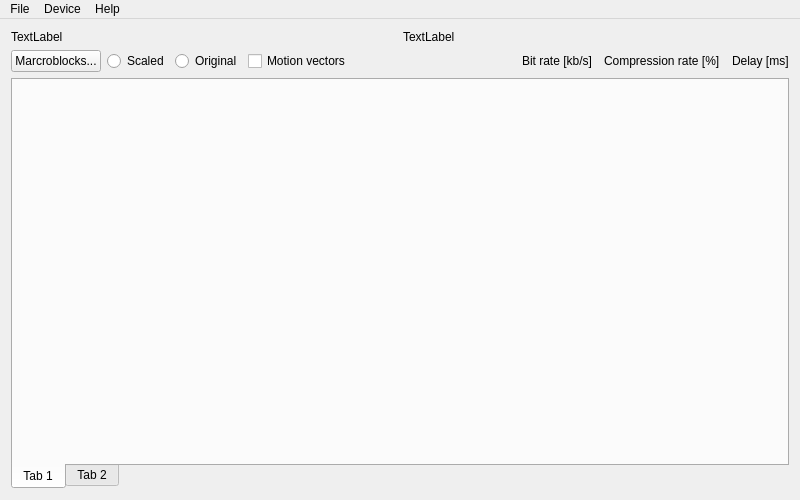
<?xml version="1.0" encoding="UTF-8"?>
<ui version="4.0">
 <class>CodecPreview</class>
 <widget class="QMainWindow" name="CodecPreview">
  <property name="enabled">
   <bool>true</bool>
  </property>
  <property name="geometry">
   <rect>
    <x>0</x>
    <y>0</y>
    <width>800</width>
    <height>500</height>
   </rect>
  </property>
  <property name="windowTitle">
   <string>CodecPreview</string>
  </property>
  <widget class="QWidget" name="centralWidget">
   <layout class="QVBoxLayout" name="verticalLayout">
    <item>
     <layout class="QHBoxLayout" name="horizontalLayout">
      <property name="bottomMargin">
       <number>0</number>
      </property>
      <item>
       <widget class="QLabel" name="rawVideo">
        <property name="text">
         <string>TextLabel</string>
        </property>
       </widget>
      </item>
      <item>
       <widget class="QLabel" name="encodedVideo">
        <property name="text">
         <string>TextLabel</string>
        </property>
       </widget>
      </item>
     </layout>
    </item>
    <item>
     <layout class="QHBoxLayout" name="horizontalLayout_2">
      <property name="bottomMargin">
       <number>0</number>
      </property>
      <item>
       <widget class="QPushButton" name="pushButton">
        <property name="text">
         <string>Marcroblocks...</string>
        </property>
       </widget>
      </item>
      <item>
       <widget class="QRadioButton" name="radioButton">
        <property name="text">
         <string>Scaled</string>
        </property>
       </widget>
      </item>
      <item>
       <widget class="QRadioButton" name="radioButton_2">
        <property name="text">
         <string>Original</string>
        </property>
       </widget>
      </item>
      <item>
       <widget class="QCheckBox" name="checkBox">
        <property name="text">
         <string>Motion vectors</string>
        </property>
       </widget>
      </item>
      <item>
       <spacer name="horizontalSpacer">
        <property name="orientation">
         <enum>Qt::Horizontal</enum>
        </property>
        <property name="sizeHint" stdset="0">
         <size>
          <width>40</width>
          <height>20</height>
         </size>
        </property>
       </spacer>
      </item>
      <item>
       <widget class="QWidget" name="widget_3" native="true"/>
      </item>
      <item>
       <widget class="QLabel" name="label">
        <property name="text">
         <string>Bit rate [kb/s]</string>
        </property>
       </widget>
      </item>
      <item>
       <widget class="QWidget" name="widget_4" native="true"/>
      </item>
      <item>
       <widget class="QLabel" name="label_2">
        <property name="text">
         <string>Compression rate [%]</string>
        </property>
       </widget>
      </item>
      <item>
       <widget class="QWidget" name="widget_5" native="true"/>
      </item>
      <item>
       <widget class="QLabel" name="label_3">
        <property name="text">
         <string>Delay [ms]</string>
        </property>
       </widget>
      </item>
     </layout>
    </item>
    <item>
     <widget class="QTabWidget" name="tabWidget">
      <property name="tabPosition">
       <enum>QTabWidget::South</enum>
      </property>
      <property name="currentIndex">
       <number>0</number>
      </property>
      <widget class="QWidget" name="tab">
       <attribute name="title">
        <string>Tab 1</string>
       </attribute>
      </widget>
      <widget class="QWidget" name="tab_2">
       <attribute name="title">
        <string>Tab 2</string>
       </attribute>
      </widget>
     </widget>
    </item>
   </layout>
  </widget>
  <widget class="QMenuBar" name="menuBar">
   <property name="geometry">
    <rect>
     <x>0</x>
     <y>0</y>
     <width>800</width>
     <height>25</height>
    </rect>
   </property>
   <widget class="QMenu" name="menuWhat_is_this">
    <property name="title">
     <string>File</string>
    </property>
    <addaction name="actionOpen"/>
    <addaction name="actionSettings"/>
    <addaction name="separator"/>
    <addaction name="actionExit"/>
   </widget>
   <widget class="QMenu" name="menuDevice">
    <property name="title">
     <string>Device</string>
    </property>
    <addaction name="actionCamera1"/>
    <addaction name="actionCamera2"/>
   </widget>
   <widget class="QMenu" name="menuHelp">
    <property name="title">
     <string>Help</string>
    </property>
    <addaction name="actionAbout"/>
    <addaction name="actionLicense"/>
   </widget>
   <addaction name="menuWhat_is_this"/>
   <addaction name="menuDevice"/>
   <addaction name="menuHelp"/>
  </widget>
  <action name="actionOpen">
   <property name="text">
    <string>Open...</string>
   </property>
  </action>
  <action name="actionSettings">
   <property name="text">
    <string>Settings...</string>
   </property>
  </action>
  <action name="actionExit">
   <property name="text">
    <string>Exit</string>
   </property>
  </action>
  <action name="actionCamera1">
   <property name="text">
    <string>Camera1</string>
   </property>
  </action>
  <action name="actionCamera2">
   <property name="text">
    <string>Camera2</string>
   </property>
  </action>
  <action name="actionAbout">
   <property name="text">
    <string>About...</string>
   </property>
  </action>
  <action name="actionLicense">
   <property name="text">
    <string>License...</string>
   </property>
  </action>
 </widget>
 <layoutdefault spacing="6" margin="11"/>
 <resources/>
 <connections/>
</ui>
